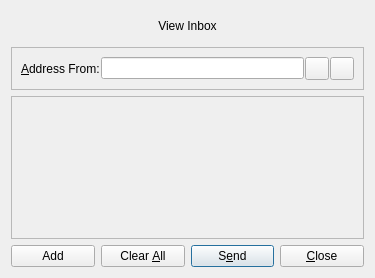
<?xml version="1.0" encoding="UTF-8"?>
<ui version="4.0">
 <class>SendMessagesPage</class>
 <widget class="QWidget" name="SendMessagesPage">
  <property name="geometry">
   <rect>
    <x>0</x>
    <y>0</y>
    <width>375</width>
    <height>278</height>
   </rect>
  </property>
  <property name="windowTitle">
   <string>Send Messages</string>
  </property>
  <layout class="QVBoxLayout" name="verticalLayout_3">
   <item>
    <widget class="QPushButton" name="inboxButton">
     <property name="minimumSize">
      <size>
       <width>0</width>
       <height>30</height>
      </size>
     </property>
     <property name="text">
      <string>View Inbox</string>
     </property>
     <property name="iconSize">
      <size>
       <width>16</width>
       <height>16</height>
      </size>
     </property>
     <property name="autoDefault">
      <bool>false</bool>
     </property>
     <property name="flat">
      <bool>true</bool>
     </property>
    </widget>
   </item>
   <item>
    <layout class="QVBoxLayout" name="verticalLayout">
     <item>
      <widget class="QFrame" name="frameAddressFrom">
       <property name="sizePolicy">
        <sizepolicy hsizetype="Preferred" vsizetype="Fixed">
         <horstretch>0</horstretch>
         <verstretch>0</verstretch>
        </sizepolicy>
       </property>
       <property name="maximumSize">
        <size>
         <width>16777215</width>
         <height>16777215</height>
        </size>
       </property>
       <property name="frameShape">
        <enum>QFrame::StyledPanel</enum>
       </property>
       <property name="frameShadow">
        <enum>QFrame::Sunken</enum>
       </property>
       <layout class="QHBoxLayout" name="horizontalLayout_3">
        <item>
         <layout class="QHBoxLayout" name="horizontalLayout_4">
          <property name="spacing">
           <number>1</number>
          </property>
          <item>
           <widget class="QLabel" name="addressFromLabel">
            <property name="text">
             <string>&amp;Address From:</string>
            </property>
            <property name="buddy">
             <cstring>addressFrom</cstring>
            </property>
           </widget>
          </item>
          <item>
           <widget class="QValidatedLineEdit" name="addressFrom"/>
          </item>
          <item>
           <widget class="QToolButton" name="addressBookButton">
            <property name="toolTip">
             <string>&lt;html&gt;&lt;head/&gt;&lt;body&gt;&lt;p&gt;&lt;span style=&quot; color:#ffffff;&quot;&gt;Choose address from address book&lt;/span&gt;&lt;/p&gt;&lt;/body&gt;&lt;/html&gt;</string>
            </property>
            <property name="text">
             <string/>
            </property>
            <property name="icon">
             <iconset resource="../rain.qrc">
              <normaloff>:/icons/address-book</normaloff>:/icons/address-book</iconset>
            </property>
            <property name="shortcut">
             <string>Alt+A</string>
            </property>
           </widget>
          </item>
          <item>
           <widget class="QToolButton" name="pasteButton">
            <property name="toolTip">
             <string>&lt;html&gt;&lt;head/&gt;&lt;body&gt;&lt;p&gt;&lt;span style=&quot; color:#ffffff;&quot;&gt;Paste address from clipboard&lt;/span&gt;&lt;/p&gt;&lt;/body&gt;&lt;/html&gt;</string>
            </property>
            <property name="text">
             <string/>
            </property>
            <property name="icon">
             <iconset resource="../rain.qrc">
              <normaloff>:/icons/editpaste</normaloff>:/icons/editpaste</iconset>
            </property>
            <property name="shortcut">
             <string>Alt+P</string>
            </property>
           </widget>
          </item>
         </layout>
        </item>
       </layout>
      </widget>
     </item>
     <item>
      <widget class="QScrollArea" name="scrollArea">
       <property name="widgetResizable">
        <bool>true</bool>
       </property>
       <widget class="QWidget" name="scrollAreaWidgetContents">
        <property name="geometry">
         <rect>
          <x>0</x>
          <y>0</y>
          <width>353</width>
          <height>132</height>
         </rect>
        </property>
        <layout class="QVBoxLayout" name="verticalLayout_2">
         <property name="leftMargin">
          <number>0</number>
         </property>
         <property name="topMargin">
          <number>0</number>
         </property>
         <property name="rightMargin">
          <number>0</number>
         </property>
         <property name="bottomMargin">
          <number>0</number>
         </property>
         <item>
          <layout class="QVBoxLayout" name="entries">
           <property name="spacing">
            <number>6</number>
           </property>
          </layout>
         </item>
         <item>
          <spacer name="verticalSpacer">
           <property name="orientation">
            <enum>Qt::Vertical</enum>
           </property>
           <property name="sizeHint" stdset="0">
            <size>
             <width>20</width>
             <height>40</height>
            </size>
           </property>
          </spacer>
         </item>
        </layout>
       </widget>
      </widget>
     </item>
     <item>
      <layout class="QHBoxLayout" name="horizontalLayout">
       <item>
        <widget class="QPushButton" name="addButton">
         <property name="toolTip">
          <string>Send to multiple recipients at once</string>
         </property>
         <property name="text">
          <string>Add</string>
         </property>
         <property name="icon">
          <iconset resource="../rain.qrc">
           <normaloff>:/icons/add</normaloff>:/icons/add</iconset>
         </property>
         <property name="autoDefault">
          <bool>false</bool>
         </property>
        </widget>
       </item>
       <item>
        <widget class="QPushButton" name="clearButton">
         <property name="sizePolicy">
          <sizepolicy hsizetype="Minimum" vsizetype="Fixed">
           <horstretch>0</horstretch>
           <verstretch>0</verstretch>
          </sizepolicy>
         </property>
         <property name="toolTip">
          <string>Remove all transaction fields</string>
         </property>
         <property name="text">
          <string>Clear &amp;All</string>
         </property>
         <property name="icon">
          <iconset resource="../rain.qrc">
           <normaloff>:/icons/remove</normaloff>:/icons/remove</iconset>
         </property>
         <property name="autoRepeatDelay">
          <number>300</number>
         </property>
         <property name="autoDefault">
          <bool>false</bool>
         </property>
        </widget>
       </item>
       <item>
        <widget class="QPushButton" name="sendButton">
         <property name="minimumSize">
          <size>
           <width>0</width>
           <height>0</height>
          </size>
         </property>
         <property name="toolTip">
          <string>Confirm the send action</string>
         </property>
         <property name="text">
          <string>S&amp;end</string>
         </property>
         <property name="icon">
          <iconset resource="../rain.qrc">
           <normaloff>:/icons/send</normaloff>:/icons/send</iconset>
         </property>
         <property name="default">
          <bool>true</bool>
         </property>
        </widget>
       </item>
       <item>
        <widget class="QPushButton" name="closeButton">
         <property name="text">
          <string>&amp;Close</string>
         </property>
        </widget>
       </item>
      </layout>
     </item>
    </layout>
   </item>
  </layout>
 </widget>
 <customwidgets>
  <customwidget>
   <class>QValidatedLineEdit</class>
   <extends>QLineEdit</extends>
   <header>qt/qvalidatedlineedit.h</header>
  </customwidget>
 </customwidgets>
 <resources>
  <include location="../rain.qrc"/>
 </resources>
 <connections/>
</ui>
